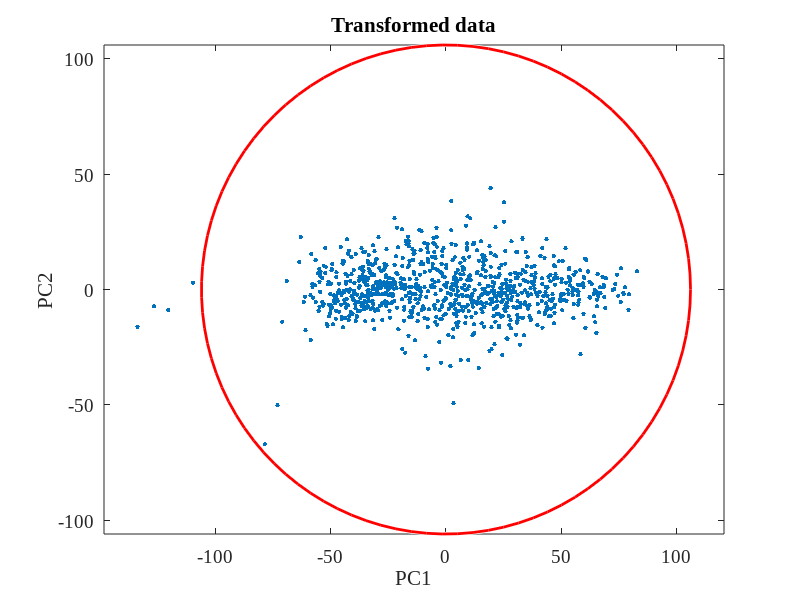

This figure's MATLAB source:
clear all;
close all;

%% data loading
load('allPupilData.mat')

% all pupil data put into y
y = [];
conditionNum = [];
subjectNum =[];
taskNum =[];

for iSub  = 1 : size(allPupilData,1)
    y = [y; allPupilData{iSub,1}.PLR];
    conditionNum = [conditionNum; allPupilData{iSub,1}.condition'];
    subjectNum = [subjectNum;iSub*ones(size(allPupilData{iSub,1}.PLR,1),1)];
end

newY = y;

%% calcurating average and standard deviation
ave = mean(newY,1);
stdVal = std(newY,[],1);
stdVal = stdVal.^2;

%% plotting original pupil data
% figure;
% plot(x,newY,'-'); hold on;
% xlabel('Time');
% ylabel('Pupil diameter(mm)');
% set(gca,'FontName','Times New Roman','FontSize',14);
% title(['Original pupil data']);
% xlim([startTime endTime]);
% ylim([-4 6]);
%
% figure;
% plot(x,gradient(newY),'-'); hold on;
% xlabel('Time');

%% PCA analysis
[coeff,score,latent]=pca(double(newY));

%% plotting first and second CP
figure;

averageX = mean(score(:,1));
averageY = mean(score(:,2));
stdX = std(score(:,1),[],1);
stdY = std(score(:,2),[],1);

% ellipsoid(0,0,0,stdX*3,stdY*3,0,50);hold on
plot(score(:,1),score(:,2),'.','MarkerSize',10);hold on
title(['Transformed data']);
xlabel('PC1');
ylabel('PC2');

viscircles([averageX averageY],stdX*3)
set(gca,'FontName','Times New Roman','FontSize',14);
axis equal;
box on;

%% caluclation Euclidean distance from the center of whole value
ind = find(abs(score(:,1)) > (stdX*3));
ind = [ind; find(abs(score(:,2)) > (stdY*3))];
ind = unique(ind);

%% plotting the transformed data
% figure;

reconst=score*coeff';
reconst=reconst+repmat(ave,size(reconst,1),1);
%
% plot(x,(reconst(ind,:)));
% xlabel('Time');
% ylabel('Pupil diameter(mm)');
% xlim([startTime endTime]);
% ylim([-4 6]);
% title(['Inverse transformed data']);
% set(gca,'FontName','Times New Roman','FontSize',14);

% reconstY =reconst(ind,:);
% conditionNum=conditionNum(ind,:);
% subjectNum=subjectNum(ind,:);

reconst(ind,:) =[];
conditionNum(ind,:)=[];
subjectNum(ind,:)=[];
reconstY=reconst;

% figure;
% plot(x,gradient(reconstY),'-'); hold on;
% xlabel('Time');

% FX = gradient(reconstY);
% rejctNum = [];
% for j = 1:size(FX,1)
%     if ~isempty( find(abs(FX(j,50:end)) > 0.05))
%         rejctNum = [rejctNum;j];
%     end
% end
%  reconstY(rejctNum,:)=[];
%  conditionNum(rejctNum,:)=[];
%  subjectNum(rejctNum,:)=[];

%% plotting the transformed data classified by CP
% varRatio = 0;
% figure;
% for i = 1:5
%     subplot(1,5,i)
%     % calculation of cumulative contribution ratio
%     varRatio = varRatio + latent(i)/sum(latent);
%
%     % plotting data
%     reconst=score(:,1:i)*coeff(:,1:i)';
%     reconst=reconst+repmat(ave,size(reconst,1),1);
%     %     reconst=reconst.*repmat(stdVal,size(reconst,1),1);
%
%     plot(x,reconst(ind,:));hold on
%
%     title(['numOfCP=' num2str(i) ' (' num2str(varRatio) ')']);
%     xlabel('Time');
%     ylabel('Pupil diameter(mm)');
%     xlim([startTime endTime]);
%     ylim([-2 2])
%     set(gca,'FontName','Times New Roman','FontSize',14);
%
% end

for iSub = 1:size(allPupilData,1)
    ind = find(subjectNum == iSub);
    newAllPupilData{iSub,1}.PLR = reconstY(ind,:);
    newAllPupilData{iSub,1}.condition = conditionNum(ind);
end

allPupilData = newAllPupilData;
% save('colorGlareInterpPCA','allPupilData')